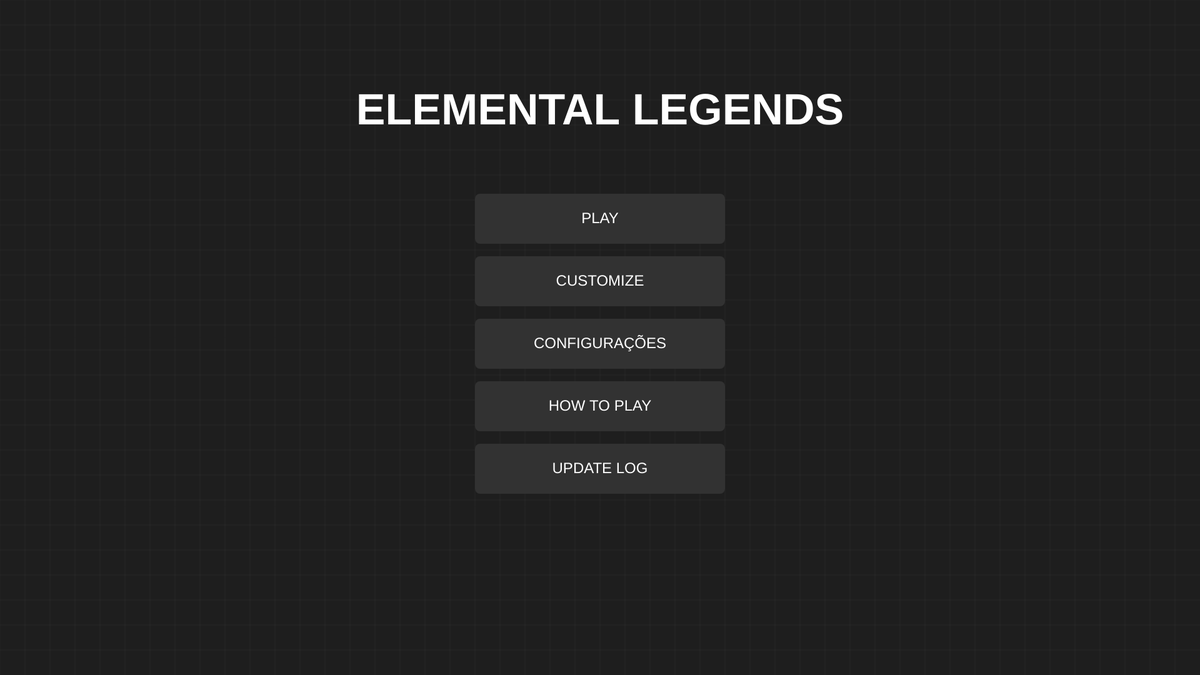
Frame 1 (no input)
Frame 60 (no input): identical to frame 1, image omitted
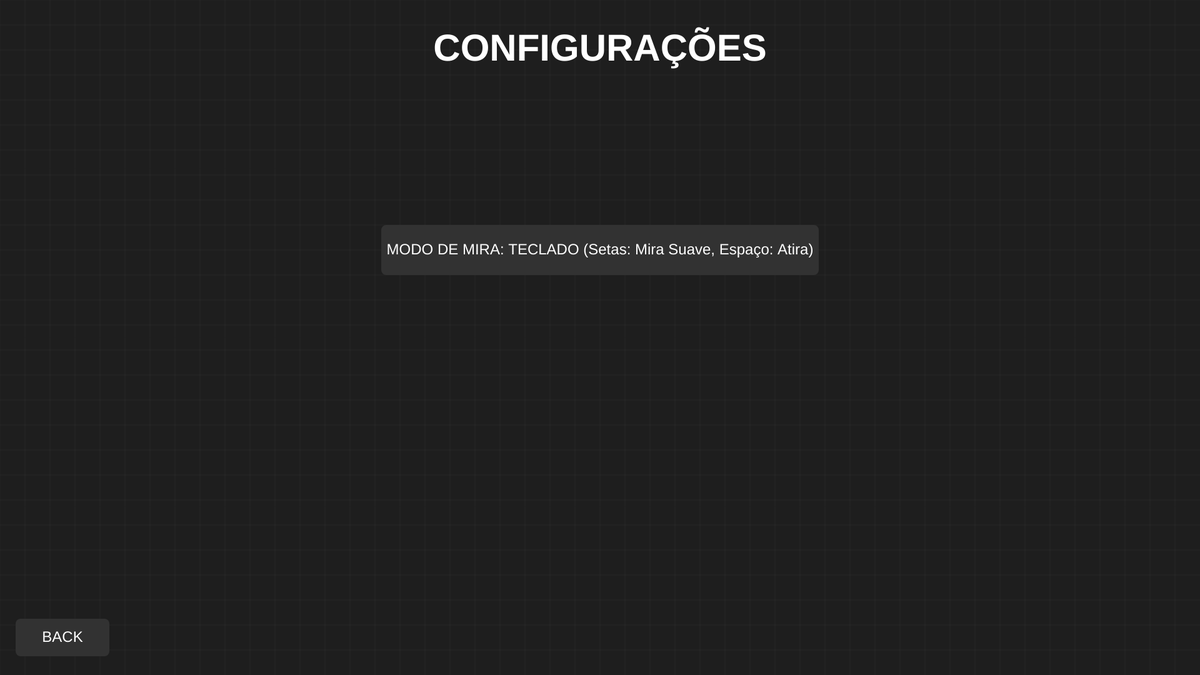
Frame 120 (the mouse pressed at the canvas centre since frame 60)

The p5.js sketch that drew these frames (run headless with seeded random() and noise() and a simulated clock; from frame 60 on, the mouse is pressed at the canvas centre):

// p5.js sketch
// ── sketch.js
/*
  ELEMENTAL LEGENDS: EVOLVED (Versão Final - Baby Auto-Aim)
  -------------------------------------
  - Resolução: 1920x1080.
  - 4 Modos de Mira: Keyboard, Isaac (4-lados), Mouse, Baby (Auto-Aim).
  - Vida inicial do inimigo ajustável na classe Enemy.
*/

// ==========================================
// 1. CONFIGURATION & GLOBALS
// ==========================================

const WORLD_W = 2500; 
const WORLD_H = 2000;

const STAT_CAP = 10;
const TYPE_CAP = 3;
const STAGE_TYPES = ["Fire", "Water", "Plant", "Light", "Dark"]; 

let gameState = "MENU"; 
let previousState = ""; 
let difficulty = "Medium";
let gameMode = "Campaign";
let maxStages = 20;

let cam;
let shakeAmount = 0;

let player;
let enemies = [];
let projectiles = [];
let powerups = [];
let particles = [];
let floatText = [];

let playerColor;
let playerType = ""; 
let playerRelic = "";
let inventory = { gold: 0 };

let currentStage = 1;
let enemiesToSpawn = 0;

let unlockedTypes = ["Fire", "Water", "Plant", "Light", "Dark", "Normal"]; 

// Modos de mira: "Keyboard", "Isaac", "Mouse", "Baby"
let aimMode = "Keyboard"; 

// ==========================================
// 2. SETUP & MAIN LOOP
// ==========================================

function setup() {
  createCanvas(1920, 1080);
  rectMode(CENTER);
  textAlign(CENTER, CENTER);
  noStroke();
  
  cam = createVector(0, 0);
  playerColor = color(0, 255, 255);
  player = new Player();
}

function draw() {
  updateShake();
  
  switch (gameState) {
    case "MENU": drawMenu(); break;
    case "HOW_TO": drawHowTo(); break;
    case "UPDATE_LOG": drawUpdateLog(); break;
    case "CUSTOMIZE": drawCustomize(); break;
    case "DIFFICULTY": drawDifficultySelect(); break;
    case "MODE": drawModeSelect(); break;
    case "SELECT_TYPE": drawTypeSelect(); break;
    case "SELECT_RELIC": drawRelicSelect(); break;
    case "CONFIGS": drawConfigs(); break; 
    case "GAME": runGameLogic(); break;
    case "LEVEL_UP": runGameLogic(true); drawLevelUpOverlay(); break;
    case "SHOP": drawShop(); break;
    case "GAME_OVER": drawGameOver(); break;
    case "VICTORY": drawVictory(); break;
  }
  
  handleCursor();
}

function handleCursor() {
  // O cursor só deve ser visível (Mouse) se o modo for Mouse OU se não estiver no GAME
  if (aimMode === "Mouse" || gameState !== "GAME") {
    cursor(ARROW); 
  } else {
    noCursor(); // Oculta o cursor durante o jogo nos modos de teclado
  }
}

// ==========================================
// 3. GAMEPLAY ENGINE (runGameLogic)
// ==========================================

function startGame() {
  currentStage = 1;
  inventory.gold = 0;
  
  player = new Player();
  player.color = playerColor;
  
  if (playerType === "Perfect") {
    player.levels.typeLvl = TYPE_CAP; 
  }
  
  if (playerRelic === "Life") {
    player.stats.maxHp += 2;
    player.hp = player.stats.maxHp;
    player.levels.maxHp = "RELIC"; 
  }
  if (playerRelic === "Death") {
    player.stats.critChance += 0.10;
  }
  
  if (playerType === "Plant") {
    player.upgradeStat("maxHp");
    player.hp = player.stats.maxHp;
  }
  
  startStage();
  gameState = "GAME";
}

function startStage() {
  enemies = [];
  projectiles = [];
  particles = [];
  powerups = [];
  
  player.pos = createVector(WORLD_W/2, WORLD_H/2);
  
  if (playerType === "Plant" && currentStage > 1) {
    let healAmt = 1;
    if (player.levels.typeLvl >= TYPE_CAP) {
      healAmt = floor(player.stats.maxHp / 4);
      if (healAmt < 1) healAmt = 1;
    }
    if (player.hp < player.stats.maxHp) {
      player.hp = min(player.hp + healAmt, player.stats.maxHp);
      createFloatText(`+${healAmt} HP`, width/2, height/2 - 100, color(50, 255, 50), true);
    }
  }
  
  for (let i = 0; i < 2; i++) powerups.push(new PowerUp());
  
  enemiesToSpawn = 5 + floor(currentStage * 1.5);
}

function runGameLogic(paused = false) {
  let targetX = player.pos.x - width/2;
  let targetY = player.pos.y - height/2;
  cam.x = lerp(cam.x, targetX, 0.1);
  cam.y = lerp(cam.y, targetY, 0.1);
  cam.x = constrain(cam.x, 0, WORLD_W - width);
  cam.y = constrain(cam.y, 0, WORLD_H - height);
  
  let sx = random(-shakeAmount, shakeAmount);
  let sy = random(-shakeAmount, shakeAmount);
  
  push();
  translate(-cam.x + sx, -cam.y + sy);
  
  drawWorldGrid();
  
  for (let i = powerups.length - 1; i >= 0; i--) {
    let p = powerups[i];
    p.show();
    if (!paused && p.checkCollision(player)) {
      powerups.splice(i, 1);
      previousState = "GAME";
      gameState = "LEVEL_UP";
    }
  }
  
  player.show();
  if (!paused) player.update();
  
  if (!paused && enemiesToSpawn > 0 && frameCount % 60 === 0) {
    spawnEnemy();
    enemiesToSpawn--;
  }
  
  for (let i = enemies.length - 1; i >= 0; i--) {
    let e = enemies[i];
    e.show();
    if (!paused) {
      e.update();
      if (e.checkCollision(player)) {
        player.takeDamage(1);
        e.pushBack(200);  
      }
    }
  }
  
  for (let i = projectiles.length - 1; i >= 0; i--) {
    let p = projectiles[i];
    p.show();
    if (!paused) {
      p.update();
      let wasHit = false;
      for (let j = enemies.length - 1; j >= 0; j--) {
        if (p.checkCollision(enemies[j])) {
          handleCombat(p, enemies[j]);
          projectiles.splice(i, 1);
          wasHit = true;
          break;
        }
      }
      if (!wasHit && p.toDelete) {
        projectiles.splice(i, 1);
      }
    }
  }
  
  for (let i = particles.length - 1; i >= 0; i--) {
    particles[i].show();
    if (!paused) particles[i].update();
    if (particles[i].life <= 0) particles.splice(i, 1);
  }
  
  for (let i = floatText.length - 1; i >= 0; i--) {
    if (!floatText[i].isUI) {
      floatText[i].show();
      if (!paused) floatText[i].update();
      if (floatText[i].life <= 0) floatText.splice(i, 1);
    }
  }
  
  if (!paused) drawAimIndicator(); 
  
  pop();
  
  drawHUD();
  for (let i = floatText.length - 1; i >= 0; i--) {
    if (floatText[i].isUI) {
      floatText[i].show();
      if (!paused) floatText[i].update();
      if (floatText[i].life <= 0) floatText.splice(i, 1);
    }
  }
  
  if (!paused) {
    if (enemies.length === 0 && enemiesToSpawn === 0 && powerups.length === 0) {
      completeStage();
    }
    if (player.hp <= 0) {
      gameState = "GAME_OVER";
    }
  }
}

// ==========================================
// 4. COMBAT & PASSIVES
// ==========================================

function handleCombat(proj, target) {
  let calc = calculateDamage(playerType, getCurrentStageType());
  
  let actualCritChance = player.stats.critChance;
  if (playerType === "Dark") {
    actualCritChance += (player.darkStacks * 0.05);
  }
  
  let isCrit = random() < actualCritChance;
  
  if (playerType === "Dark") {
    if (isCrit) player.darkStacks = min(player.darkStacks + 1, 10);
    else player.darkStacks = 0;
  }
  
  if (isCrit) {
    if (calc.modifier < 1.0) calc.modifier = 1.0;
    
    if (playerType === "Dark" && player.levels.typeLvl >= TYPE_CAP) {
      target.takeDamage(round(player.stats.damage * calc.modifier * player.stats.critDamage * 1.5), color(255, 0, 0));
      createExplosion(target.pos.x, target.pos.y, color(255, 0, 0), "CRIT"); 
      screenShake(10);
      return;
    }

    target.stun(60);
    screenShake(5);
  }
  
  let dmg = player.stats.damage * calc.modifier;
  if (isCrit) dmg *= player.stats.critDamage;
  
  let finalDmg = round(dmg); 
  
  let dmgColor = color(255); 
  if (isCrit) dmgColor = color(255, 0, 0); 
  
  target.takeDamage(finalDmg, dmgColor);
  
  if (!isCrit) {
    if (calc.modifier > 1.0) createExplosion(target.pos.x, target.pos.y, color(255, 200, 0), "ADV");
    else if (calc.modifier < 1.0) createExplosion(target.pos.x, target.pos.y, color(150), "DIS");
    else createExplosion(target.pos.x, target.pos.y, playerColor, "NORMAL");
  }

  if (playerType === "Perfect") return; 
  
  let evolved = player.levels.typeLvl >= TYPE_CAP;

  if (playerType === "Fire") {
    let burnDmg = 1 + (player.levels.damage * 2); 
    target.ignite(burnDmg);
    if (evolved) {
      for (let e of enemies) {
        if (e !== target && dist(e.pos.x, e.pos.y, target.pos.x, target.pos.y) < 150) {
          e.ignite(burnDmg);
        }
      }
    }
  }
  
  if (playerType === "Water") {
    let splashRad = evolved ? 180 : 60;
    createExplosion(target.pos.x, target.pos.y, color(100, 100, 255), "AOE");
    fill(100, 100, 255, 100);
    ellipse(target.pos.x, target.pos.y, splashRad * 2);
    for (let e of enemies) {
      if (e !== target && dist(e.pos.x, e.pos.y, target.pos.x, target.pos.y) < splashRad) {
        e.takeDamage(round(finalDmg * 0.5));
        createFloatText("Splash", e.pos.x, e.pos.y - 10, color(100, 200, 255));
      }
    }
  }

  if (playerType === "Light") {
    if (evolved) {
      for (let e of enemies) {
        if (dist(e.pos.x, e.pos.y, target.pos.x, target.pos.y) < 150) {
           e.pushBack(60);
        }
      }
      createExplosion(target.pos.x, target.pos.y, color(255, 255, 200), "AOE");
    } else {
      target.pushBack(200);
    }
  }

  if (playerType === "Plant" && evolved) {
    let poisonDmg = 1 + (player.levels.damage * 0.5);
    target.poison(poisonDmg);
  }
}

function calculateDamage(atk, def) {
  let m = 1.0;
  
  if (atk === "Perfect") return { modifier: 2.0 };
  if (atk === "Normal") return { modifier: 1.0 };
  
  if (atk === "Water" && (def === "Water" || def === "Fire")) m = 1.2;
  if (atk === "Fire" && (def === "Fire" || def === "Plant")) m = 1.2;
  if (atk === "Plant" && (def === "Plant" || def === "Water")) m = 1.2;
  if (atk === "Light" && (def === "Water" || def === "Fire" || def === "Plant")) m = 1.2;
  if (atk === "Dark" && (def === "Water" || def === "Fire" || def === "Plant")) m = 1.2;
  
  if (atk === "Water" && ["Plant", "Light", "Dark"].includes(def)) m = 0.8;
  if (atk === "Fire" && ["Water", "Light", "Dark"].includes(def)) m = 0.8;
  if (atk === "Plant" && ["Fire", "Light", "Dark"].includes(def)) m = 0.8;
  if (atk === "Light" && ["Light", "Dark"].includes(def)) m = 0.25;
  if (atk === "Dark" && ["Light", "Dark"].includes(def)) m = 0.25;
  
  return { modifier: m };
}

// ==========================================
// 5. CLASSES (Player.update e Enemy.constructor)
// ==========================================

class Player {
  constructor() {
    this.pos = createVector(WORLD_W/2, WORLD_H/2);
    this.size = 32;
    this.hp = 3;
    this.darkStacks = 0;
    
    this.stats = {
      maxHp: 3, damage: 5, speed: 4, range: 150,
      critChance: 0.05, critDamage: 1.5, atkSpeed: 1
    };
    
    this.levels = {
      maxHp: 0, damage: 0, speed: 0, range: 0, 
      critChance: 0, critDamage: 0, atkSpeed: 0, typeLvl: 0
    };
    
    this.cooldown = 0;
    this.invuln = 0;
    this.shootDir = createVector(0, -1); 
    this.isShooting = false; 
    this.mouseTarget = createVector(0, 0); 
  }
  
  update() {
    let move = createVector(0,0);
    if (keyIsDown(87)) move.y -= 1;  
    if (keyIsDown(83)) move.y += 1;  
    if (keyIsDown(65)) move.x -= 1;  
    if (keyIsDown(68)) move.x += 1;  
    
    if (move.mag() > 0) {
      move.normalize().mult(this.stats.speed);
      this.pos.add(move);
    }
    
    this.pos.x = constrain(this.pos.x, this.size, WORLD_W - this.size);
    this.pos.y = constrain(this.pos.y, this.size, WORLD_H - this.size);
    
    if (this.cooldown > 0) this.cooldown--;
    if (this.invuln > 0) this.invuln--;
    
    let fireRate = 60 / (1 + (this.stats.atkSpeed * 0.2));
    
    // --- LÓGICA DE MIRA E TIRO ---
    
    if (aimMode === "Keyboard" || aimMode === "Isaac" || aimMode === "Baby") {
      
      let aimX = 0;
      let aimY = 0;
      if (keyIsDown(LEFT_ARROW)) aimX -= 1;
      if (keyIsDown(RIGHT_ARROW)) aimX += 1;
      if (keyIsDown(UP_ARROW)) aimY -= 1;
      if (keyIsDown(DOWN_ARROW)) aimY += 1;
      
      let newDir = createVector(aimX, aimY);
      
      if (aimMode === "Keyboard") {
        
        // Modo 1: Mira com Setas, Atira com Espaço (Manual e Suave)
        if (newDir.mag() > 0) {
           let targetDir = newDir.normalize();
           this.shootDir.x = lerp(this.shootDir.x, targetDir.x, 0.2); 
           this.shootDir.y = lerp(this.shootDir.y, targetDir.y, 0.2);
           this.shootDir.normalize();
        }
        
        if (this.isShooting && this.cooldown <= 0) {
          this.shoot(this.shootDir.x, this.shootDir.y, fireRate);
        }
        
      } else if (aimMode === "Isaac") {
        
        // Modo 2: Mira e Atira Cardinalmente (The Binding of Isaac)
        if (newDir.mag() > 0 && this.cooldown <= 0) {
            let absX = abs(aimX);
            let absY = abs(aimY);
            let shootDirX = 0;
            let shootDirY = 0;

            if (absX >= absY && absX > 0) {
                shootDirX = aimX > 0 ? 1 : -1;
            } else if (absY > absX && absY > 0) {
                shootDirY = aimY > 0 ? 1 : -1;
            } else if (absX > 0) { 
              shootDirX = aimX;
              shootDirY = aimY;
            }

            if (shootDirX !== 0 || shootDirY !== 0) {
              this.shootDir.set(shootDirX, shootDirY);
              this.shoot(shootDirX, shootDirY, fireRate);
            }
        }
      } else if (aimMode === "Baby") {
        
        // Modo 4: Auto-Aim (Baby/Sentinel)
        if (this.cooldown <= 0) {
            let closestEnemy = null;
            let minDist = Infinity;
            
            for (let e of enemies) {
                let d = dist(this.pos.x, this.pos.y, e.pos.x, e.pos.y);
                if (d < minDist) {
                    minDist = d;
                    closestEnemy = e;
                }
            }
            
            if (closestEnemy) {
                let dirToEnemy = p5.Vector.sub(closestEnemy.pos, this.pos).normalize();
                this.shootDir = dirToEnemy; 
                this.shoot(dirToEnemy.x, dirToEnemy.y, fireRate);
            }
        }
      }
      
    } else { // aimMode === "Mouse"
      
      // Modo 3: Mira e Atira com Mouse (Mouse)
      let mouseX_world = mouseX + cam.x;
      let mouseY_world = mouseY + cam.y;
      
      this.mouseTarget.set(mouseX_world, mouseY_world);
      
      let dirToMouse = p5.Vector.sub(this.mouseTarget, this.pos).normalize();
      this.shootDir = dirToMouse;
      
      if (mouseIsPressed && mouseButton === LEFT && this.cooldown <= 0) {
        this.shoot(this.shootDir.x, this.shootDir.y, fireRate);
      }
    }
  }
  
  shoot(dx, dy, delay) {
    projectiles.push(new Projectile(this.pos.x, this.pos.y, dx, dy, this.stats.range));
    this.cooldown = delay;
  }
  
  show() {
    push();
    translate(this.pos.x, this.pos.y);
    fill(0, 100); ellipse(0, 18, 32, 12);
    
    if (this.invuln > 0 && frameCount % 6 < 3) fill(255);
    else fill(playerColor);
    
    rect(0, 0, this.size, this.size, 6);
    
    if (this.levels.typeLvl >= TYPE_CAP) {
      noFill(); stroke(255); strokeWeight(2);
      rect(0, 0, this.size+8, this.size+8, 4);
    }
    pop();
  }
  
  takeDamage(amt) {
    if (this.invuln > 0) return;
    this.hp -= amt;
    
    if (playerType === "Light") {
      let dur = (this.levels.typeLvl >= TYPE_CAP) ? 600 : 300;
      this.invuln = dur;
      createFloatText("SHIELD!", this.pos.x, this.pos.y - 40, color(255, 255, 200));
    } else {
      this.invuln = 90;
    }
    
    createFloatText("-" + amt, this.pos.x, this.pos.y - 30, color(255, 100, 100));
    screenShake(5);
    if (this.hp <= 0) gameState = "GAME_OVER";
  }
  
  upgradeStat(statKey) {
    if (statKey !== "maxHp" && this.levels[statKey] === STAT_CAP && statKey !== "typeLvl") return false;
    if (this.levels[statKey] === TYPE_CAP && statKey === "typeLvl") return false;
    
    this.levels[statKey]++;
    
    if (statKey === "maxHp") { this.stats.maxHp++; this.hp++; }
    else if (statKey === "damage") this.stats.damage += 2;
    else if (statKey === "speed") this.stats.speed += 0.5;
    else if (statKey === "range") this.stats.range += 30;
    else if (statKey === "critChance") this.stats.critChance = min(0.9, this.stats.critChance + 0.05);
    else if (statKey === "critDamage") this.stats.critDamage += 0.25;
    else if (statKey === "atkSpeed") this.stats.atkSpeed += 0.5;
    
    return true;
  }
}

class Enemy {
  constructor(x, y, type) {
    this.pos = createVector(x, y);
    this.size = 24;
    this.type = type;
    this.color = getTypeColor(type);
    
    // 🎯 LOCAL PARA ALTERAR A VIDA INICIAL DOS INIMIGOS
    // '2' é o HP base, que é escalado com o stage (currentStage * 0.5).
    this.maxHp = 10 + floor(currentStage * 1.5); 
    
    this.hp = this.maxHp;
    this.speed = 1.5 + (currentStage * 0.05);
    this.isStunned = 0;
    this.isBurning = 0;
    this.isPoisoned = 0;
    this.burnDmg = 0;
    this.poisonDmg = 0;
    this.pushVec = createVector(0, 0);
  }
  
  update() {
    if (this.pushVec.mag() > 0.5) {
      this.pos.add(this.pushVec);
      this.pushVec.mult(0.9);
      return;
    } else {
      this.pushVec = createVector(0, 0);
    }
    
    if (this.isStunned > 0) {
      this.isStunned--;
      return;
    }
  
    if (this.isBurning > 0) {
      this.isBurning--;
      if (frameCount % 30 === 0) this.takeDamage(this.burnDmg, color(255, 150, 0));
    }
    if (this.isPoisoned > 0) {
      this.isPoisoned--;
      if (frameCount % 60 === 0) this.takeDamage(this.poisonDmg, color(100, 255, 100));
    }
    
    let dir = p5.Vector.sub(player.pos, this.pos);
    dir.setMag(this.speed);
    this.pos.add(dir);
  
    this.pos.x = constrain(this.pos.x, this.size, WORLD_W - this.size);
    this.pos.y = constrain(this.pos.y, this.size, WORLD_H - this.size);
  }
  
  show() {
    push();
    translate(this.pos.x, this.pos.y);
    fill(this.color);
    rect(0, 0, this.size, this.size, 4);
    
    if (this.isStunned > 0 && frameCount % 10 < 5) fill(255, 255, 0); 
    else if (this.isBurning > 0) fill(255, 100, 0);
    else if (this.isPoisoned > 0) fill(50, 200, 50);
    else fill(255);
    ellipse(0, -this.size/2 - 2, 4);
    
    let hpW = (this.hp / this.maxHp) * this.size;
    fill(100); rect(0, this.size/2 + 5, this.size, 4);
    fill(255, 0, 0); rect(-this.size/2 + hpW/2, this.size/2 + 5, hpW, 4);
    
    pop();
  }
  
  takeDamage(amt, txtColor = color(255)) { 
    this.hp -= amt;
    createFloatText("-" + amt, this.pos.x, this.pos.y - 10, txtColor);
    
    if (this.hp <= 0) {
      let index = enemies.indexOf(this);
      if (index > -1) enemies.splice(index, 1);
    }
  }
  
  checkCollision(target) {
    return dist(this.pos.x, this.pos.y, target.pos.x, target.pos.y) < (this.size + target.size) / 2;
  }
  
  stun(duration) {
    this.isStunned = duration;
  }
  
  ignite(dmg) {
    this.isBurning = 180; 
    this.burnDmg = dmg;
  }
  
  poison(dmg) {
    this.isPoisoned = 300; 
    this.poisonDmg = dmg;
  }
  
  pushBack(strength) {
    let dir = p5.Vector.sub(this.pos, player.pos);
    dir.normalize().mult(strength / 100); 
    this.pushVec.add(dir);
  }
}

class Projectile {
  constructor(x, y, dx, dy, range) {
    this.pos = createVector(x, y);
    this.dir = createVector(dx, dy).normalize();
    this.speed = 8;
    this.start = createVector(x, y);
    this.range = range;
    this.toDelete = false;
    this.color = playerColor;
  }
  
  update() {
    this.pos.add(this.dir.copy().mult(this.speed));
    if (dist(this.pos.x, this.pos.y, this.start.x, this.start.y) > this.range) {
      this.toDelete = true;
    }
  }
  
  show() {
    fill(this.color);
    ellipse(this.pos.x, this.pos.y, 10, 10);
  }
  
  checkCollision(target) {
    return dist(this.pos.x, this.pos.y, target.pos.x, target.pos.y) < 15;
  }
}

class PowerUp {
  constructor() {
    this.pos = createVector(random(50, WORLD_W - 50), random(50, WORLD_H - 50));
    this.size = 20;
    this.angle = 0;
  }
  
  show() {
    this.angle += 0.05;
    push();
    translate(this.pos.x, this.pos.y);
    rotate(this.angle);
    fill(50, 255, 50); 
    noStroke();
    triangle(0, -this.size, this.size, this.size, -this.size, this.size);
    pop();
  }
  
  checkCollision(target) {
    return dist(this.pos.x, this.pos.y, target.pos.x, target.pos.y) < this.size;
  }
}

class FloatText {
  constructor(txt, x, y, clr, isUI = false) {
    this.txt = txt;
    this.pos = createVector(x, y);
    this.clr = clr;
    this.life = 120; 
    this.speed = isUI ? 0.5 : -0.5;
    this.isUI = isUI; 
    this.size = 20;
    if (txt.includes("-")) this.size = 18;
    if (txt.includes("CRIT")) this.size = 28;
  }
  
  update() {
    this.pos.y += this.speed;
    this.life--;
    this.size = lerp(this.size, 10, 0.01);
  }
  
  show() {
    fill(this.clr, map(this.life, 0, 120, 0, 255));
    textSize(this.size);
    text(this.txt, this.pos.x, this.pos.y);
  }
}

class Particle {
  constructor(x, y, clr) {
    this.pos = createVector(x, y);
    this.vel = p5.Vector.random2D().mult(random(1, 4));
    this.clr = clr;
    this.life = random(30, 60);
    this.size = random(3, 8);
  }
  
  update() {
    this.pos.add(this.vel);
    this.life--;
    this.vel.mult(0.9);
  }
  
  show() {
    fill(this.clr, map(this.life, 0, 60, 0, 255));
    ellipse(this.pos.x, this.pos.y, this.size);
  }
}

// ==========================================
// 6. UI & MENUS 
// ==========================================

function drawMenu() {
  drawMenuBg();
  fill(255); textSize(70); textStyle(BOLD);
  text("ELEMENTAL LEGENDS", width/2, 180);
  textStyle(NORMAL);
  
  let y = 350;
  drawBtn("PLAY", width/2, y, 400, 80, () => gameState = "DIFFICULTY");
  drawBtn("CUSTOMIZE", width/2, y+100, 400, 80, () => gameState = "CUSTOMIZE");
  drawBtn("CONFIGURAÇÕES", width/2, y+200, 400, 80, () => gameState = "CONFIGS");
  drawBtn("HOW TO PLAY", width/2, y+300, 400, 80, () => gameState = "HOW_TO");
  drawBtn("UPDATE LOG", width/2, y+400, 400, 80, () => gameState = "UPDATE_LOG"); 
}

function drawConfigs() {
  drawMenuBg(); drawTitle("CONFIGURAÇÕES");
  
  let modeText = "";
  if (aimMode === "Keyboard") modeText = "TECLADO (Setas: Mira Suave, Espaço: Atira)";
  else if (aimMode === "Isaac") modeText = "ISAAC (Setas: Mira e Atira | 4 Lados)";
  else if (aimMode === "Mouse") modeText = "MOUSE (Mira: Mouse, Atira: Clique Esquerdo)";
  else if (aimMode === "Baby") modeText = "BABY (Auto-Aim: Mira e Atira no inimigo mais próximo)";
  
  drawBtn(`MODO DE MIRA: ${modeText}`, width/2, 400, 700, 80, () => {
    if (aimMode === "Keyboard") aimMode = "Isaac";
    else if (aimMode === "Isaac") aimMode = "Mouse";
    else if (aimMode === "Mouse") aimMode = "Baby";
    else if (aimMode === "Baby") aimMode = "Keyboard";
  });
  
  drawBack("MENU");
}

function drawDifficultySelect() {
  drawMenuBg(); drawTitle("DIFFICULTY");
  drawBtn("EASY (10 Stages)", width/2, 350, 500, 80, () => { difficulty="Easy"; maxStages=10; gameState="MODE"; });
  drawBtn("MEDIUM (20 Stages)", width/2, 450, 500, 80, () => { difficulty="Medium"; maxStages=20; gameState="MODE"; });
  drawBtn("HARD (30 Stages)", width/2, 550, 500, 80, () => { difficulty="Hard"; maxStages=30; gameState="MODE"; });
  drawBack("MENU");
}

function drawModeSelect() {
  drawMenuBg(); drawTitle("GAME MODE");
  drawBtn("CAMPAIGN\n(Reach end)", width/2, 400, 500, 100, () => { gameMode="Campaign"; gameState="SELECT_TYPE"; });
  drawBtn("ENDLESS\n(Survival)", width/2, 550, 500, 100, () => { gameMode="Endless"; gameState="SELECT_TYPE"; });
  drawBack("DIFFICULTY");
}

function drawTypeSelect() {
  drawMenuBg(); drawTitle("CHOOSE CLASS");
  let types = unlockedTypes; 
  let y = 180;
  
  for (let t of types) {
    let desc = "";
    if (t==="Fire") desc = "(Burn)";
    if (t==="Water") desc = "(AoE)";
    if (t==="Plant") desc = "(Regen)";
    if (t==="Light") desc = "(Shield)";
    if (t==="Dark") desc = "(Crit)";
    if (t==="Normal") desc = "(Neutral)";
    if (t==="Perfect") desc = "(+25% Dano Universal)";
    
    drawBtn(`${t} ${desc}`, width/2, y, 600, 55, () => { 
      playerType = t; 
      if (t === "Perfect") {
        playerRelic = "None"; 
        startGame();
      } else {
        gameState = "SELECT_RELIC"; 
      }
    }, getTypeColor(t), color(0));
    y += 70;
  }
  drawBack("MODE");
}

function drawRelicSelect() {
  drawMenuBg(); drawTitle("CHOOSE RELIC");
  drawBtn("RELIC OF LIFE\n(+2 Max HP)", width/2, 350, 500, 80, () => { playerRelic="Life"; startGame(); });
  drawBtn("RELIC OF DEATH\n(+10% Crit Chance)", width/2, 450, 500, 80, () => { playerRelic="Death"; startGame(); });
  drawBtn("RELIC OF GREED\n(2x Gold)", width/2, 550, 500, 80, () => { playerRelic="Greed"; startGame(); });
  drawBack("SELECT_TYPE");
}

function drawCustomize() {
  drawMenuBg(); drawTitle("COLOR");
  let colors = [
    color(0,255,255), color(255,0,0), color(0,255,0), 
    color(255,255,0), color(255,0,255), color(255),
    color(255,100,0), color(150,0,255), color(0), color(150), 
    color(0,0,255), color(50,100,0), color(70,35,0), color(255,150,255)
  ];
  
  let startX = width/2 - (7 * 100) + 50; 
  
  for(let i=0; i<colors.length; i++) {
    let x = startX + (i*100);
    fill(colors[i]);
    if (dist(mouseX, mouseY, x, height/2) < 30) {
      stroke(255); strokeWeight(3);
      if (mouseIsPressed) { playerColor = colors[i]; player.color = playerColor; }
    } else noStroke();
    ellipse(x, height/2, 60);
  }
  player.pos.set(width/2, 650); player.show();
  drawBack("MENU");
}

function drawShop() {
  background(30, 20, 20); drawTitle("MERCHANT");
  fill(255, 215, 0); textSize(24); textAlign(CENTER, CENTER); 
  text(`GOLD: ${inventory.gold}`, width/2, 140);
  
  let healCost = 2;
  let canHeal = inventory.gold >= healCost && player.hp < player.stats.maxHp;
  drawBtn(`FULL HEAL\n${healCost} Gold`, width/2 - 200, 400, 300, 150, () => {
    if (canHeal) { inventory.gold -= healCost; player.hp = player.stats.maxHp; }
  }, canHeal ? color(50, 150, 50) : color(100));
  
  let upCost = 1;
  let canUp = inventory.gold >= upCost;
  drawBtn(`UPGRADE\n${upCost} Gold`, width/2 + 200, 400, 300, 150, () => {
    if (canUp) { inventory.gold -= upCost; previousState = "SHOP"; gameState = "LEVEL_UP"; }
  }, canUp ? color(50, 100, 200) : color(100));
  
  drawBtn("NEXT STAGE", width/2, 700, 300, 80, () => { startStage(); gameState = "GAME"; });
}

function drawLevelUpOverlay() {
  fill(0, 0, 0, 220); rect(width/2, height/2, width, height);
  fill(255); textSize(50); text("LEVEL UP!", width/2, 100);
  textSize(24); text("Select Upgrade", width/2, 150);
  
  let stats = [
    {k:"maxHp", n:"Max HP"}, {k:"damage", n:"Damage"}, 
    {k:"speed", n:"Speed"}, {k:"range", n:"Range"},
    {k:"atkSpeed", n:"Atk Spd"}, {k:"critChance", n:"Crit %"},
    {k:"critDamage", n:"Crit Dmg"}, {k:"typeLvl", n:"Type"}
  ];
  
  let startY = 250;
  for(let i=0; i<stats.length; i++) {
    let s = stats[i];
    
    if (s.k === "typeLvl" && (playerType === "Normal" || playerType === "Perfect")) continue;

    let lvl = player.levels[s.k];
    let limit = (s.k === "typeLvl") ? TYPE_CAP : STAT_CAP;
    let isMax = lvl >= limit;
    
    if (s.k === "maxHp") isMax = false;

    let txt = isMax ? `${s.n} (MAX)` : `${s.n} ${lvl}`;
    if (s.k === "typeLvl" && lvl >= TYPE_CAP) txt = `${s.n} (EVOLVED)`;
    
    let col = (i % 2); 
    let row = floor(i / 2);
    let x = (col === 0) ? width/2 - 200 : width/2 + 200;
    let y = startY + row * 100;
    
    if (isMax) {
      fill(80); rect(x, y, 350, 80, 8); fill(150); textSize(20); text(txt, x, y);
    } else {
      drawBtn(txt, x, y, 350, 80, () => {
        player.upgradeStat(s.k);
        gameState = (previousState === "SHOP") ? "SHOP" : "GAME";
      });
    }
  }
}

function drawHUD() {
  fill(0, 150); rect(width/2, 40, width, 80);
  fill(255); textSize(24); textAlign(LEFT, CENTER);
  text(`HP: ${player.hp} / ${player.stats.maxHp}`, 40, 40);
  text(`GOLD: ${inventory.gold}`, 250, 40);
  textAlign(CENTER, CENTER);
  text(`STAGE ${currentStage}`, width/2, 30);
  fill(getTypeColor(getCurrentStageType())); textSize(18);
  text(`BIOME: ${getCurrentStageType()}`, width/2, 60);
  textAlign(RIGHT, CENTER); fill(255); textSize(20);
  text(gameMode, width-40, 30);
  textSize(16);
  text(`${playerType} (T${player.levels.typeLvl})`, width-40, 60);
}

function drawGameOver() {
  fill(0, 200); rect(width/2, height/2, width, height);
  textAlign(CENTER, CENTER); textStyle(BOLD); 
  fill(255, 50, 50); textSize(100); text("DEFEAT", width/2, height/2 - 100);
  textStyle(NORMAL); 
  fill(255); textSize(40); text(`Stage: ${currentStage}`, width/2, height/2 + 20);
  drawBtn("MENU", width/2, height/2 + 150, 300, 80, () => gameState = "MENU");
}

function drawVictory() {
  background(20, 50, 20); 
  textAlign(CENTER, CENTER); textStyle(BOLD); 
  fill(50, 255, 50); textSize(100); text("VICTORY", width/2, height/2 - 100);
  textStyle(NORMAL);
  
  if (gameMode === "Campaign" && !unlockedTypes.includes("Perfect")) {
    unlockedTypes.push("Perfect");
    createFloatText("TIPO PERFECT DESBLOQUEADO!", width/2, height/2 + 20, color(128, 0, 0), true);
  }
  
  drawBtn("MENU", width/2, height/2 + 150, 300, 80, () => gameState = "MENU");
}

function drawHowTo() {
  drawMenuBg(); drawTitle("INSTRUCTIONS");
  textAlign(LEFT, TOP); fill(200); textSize(24);
  
  let controls;
  if (aimMode === "Keyboard") controls = "WASD (Move), ARROWS (Aim), SPACEBAR (Shoot).";
  else if (aimMode === "Isaac") controls = "WASD (Move), ARROWS (Aim and Shoot automatically, 4-way only).";
  else if (aimMode === "Baby") controls = "WASD (Move), AUTO-AIM (Mira e atira no inimigo mais próximo).";
  else controls = "WASD (Move), MOUSE (Aim), LEFT CLICK (Shoot).";
    
  let txt = 
`${controls}

PASSIVES (Evolve at Type Lv3):
- Fire: Burn (Evolved: Spreads).
- Water: AoE (Evolved: 3x Size).
- Plant: Regen (Evolved: Poison + Heal 1/4 HP).
- Light: Shield (Evolved: 10s + AoE Push).
- Dark: Crit Stack (Evolved: Insta-Kill).
- Normal: No passive, no advantages.
- Perfect: +25% Universal Damage (No Passive).

MECHANICS:
- Water>Fire>Plant>Water.
- Light/Dark beat others.
- Perfect beat Any one`;
  
  text(txt, width/2 - 300, 250);
  textAlign(CENTER, CENTER);
  drawBack("MENU");
}

function drawUpdateLog() {
  drawMenuBg(); drawTitle("UPDATE LOG");
  textAlign(LEFT, TOP); fill(200); textSize(24);
  let txt = 
`

Update 0.3.0 BETA / Combat Aim

// Balancing
- BURN adjustment: 20% > 50% damage
- The evolved BURN's hitbox is larger.

// Added
-3 new aiming modes:
- Isaac: old classic style
- Keyboard: arrow keys and space bar
- Mouse: aim with the mouse and shoot with the left mouse button
- Baby: Auto-aim

- New "configurações" added to the main menu
- New "update log" added to the main menu

- 8 new Colors on Custom


`;
  
  text(txt, width/2 - 300, 250);
  textAlign(CENTER, CENTER);
  drawBack("MENU");
}

function drawMenuBg() {
  background(30); stroke(255, 10);
  for(let i=0; i<width; i+=40) line(i,0,i,height);
  for(let i=0; i<height; i+=40) line(0,i,width,i);
  noStroke();
  textAlign(CENTER, CENTER); 
  textStyle(NORMAL); 
}

function drawBtn(txt, x, y, w, h, callback, clr = color(50, 50, 50), txtClr = color(255)) {
  push();
  let over = mouseX > x - w/2 && mouseX < x + w/2 && mouseY > y - h/2 && mouseY < y + h/2;
  
  if (over) {
    clr = lerpColor(clr, color(150, 150, 150), 0.5);
    if (mouseIsPressed && mouseButton === LEFT) clr = color(0, 0, 0);
    if (mouseIsPressed && mouseButton === LEFT && !btnClicked) {
      callback();
      btnClicked = true;
    }
  }
  
  fill(clr);
  rect(x, y, w, h, 8);
  fill(txtClr); 
  textSize(24);
  text(txt, x, y);
  pop();
}

function drawTitle(txt) {
  fill(255);
  textSize(60);
  textStyle(BOLD);
  text(txt, width/2, 80);
  textStyle(NORMAL);
}

function drawBack(targetState) {
  drawBtn("BACK", 100, height - 60, 150, 60, () => gameState = targetState);
}

// ==========================================
// 7. AUXILIARY FUNCTIONS 
// ==========================================

function drawAimIndicator() {
  // Desativa o indicador de mira nos modos Isaac e Baby
  if (aimMode === "Isaac" || aimMode === "Baby") return; 
  
  let dir;
  
  if (aimMode === "Mouse") {
    // Modo Mouse: Calcula a direção do jogador para o cursor em tempo real
    let mouseX_world = mouseX + cam.x;
    let mouseY_world = mouseY + cam.y;
    dir = p5.Vector.sub(createVector(mouseX_world, mouseY_world), player.pos).normalize();
  } else {
    // Usa a direção suave (Keyboard)
    dir = player.shootDir; 
  }
  
  let angle = dir.heading();
  let orbitRadius = 40; 
  
  let aimX = player.pos.x + orbitRadius * cos(angle);
  let aimY = player.pos.y + orbitRadius * sin(angle);

  push();
  translate(aimX, aimY);
  rotate(angle); 
  
  // Desenho da Mira
  noFill(); stroke(255, 200); strokeWeight(2);
  let crossSize = 10;
  
  fill(255, 50); ellipse(0, 0, 10, 10);
  
  line(5, 0, 5 + crossSize, 0); 
  line(-crossSize/2, 0, crossSize/2, 0); 
  line(0, -crossSize/2, 0, crossSize/2); 
  
  pop();
}

function getCurrentStageType() {
  return STAGE_TYPES[(currentStage - 1) % STAGE_TYPES.length];
}

function spawnEnemy() {
  let type = getCurrentStageType();
  let angle = random(TWO_PI);
  let r = random(width/2 + 50, width/2 + 100);
  let x = player.pos.x + r * cos(angle);
  let y = player.pos.y + r * sin(angle);
  enemies.push(new Enemy(x, y, type));
}

function drawWorldGrid() {
  let stageType = getCurrentStageType();
  let c = getTypeColor(stageType);
  background(red(c)*0.2, green(c)*0.2, blue(c)*0.2);
  
  stroke(red(c)*0.5, green(c)*0.5, blue(c)*0.5, 100);
  for(let x=0; x<WORLD_W; x+=40) line(x, 0, x, WORLD_H);
  for(let y=0; y<WORLD_H; y+=40) line(0, y, WORLD_W, y);
  noStroke();
}

function createFloatText(txt, x, y, clr, isUI = false) {
  floatText.push(new FloatText(txt, x, y, clr, isUI));
}

function createExplosion(x, y, clr, type) {
  let count = (type === "CRIT") ? 20 : 10;
  for (let i = 0; i < count; i++) {
    particles.push(new Particle(x, y, clr));
  }
}

function screenShake(intensity) {
  shakeAmount = intensity;
}

function updateShake() {
  shakeAmount = lerp(shakeAmount, 0, 0.2);
  if (shakeAmount < 0.5) shakeAmount = 0;
}

function completeStage() {
  currentStage++;
  let goldReward = 1; 
  if (playerRelic === "Greed") {
    goldReward += 1; 
  }
  inventory.gold += goldReward;
  
  createFloatText(`+${goldReward} GOLD`, width/2, 120, color(255, 215, 0), true);
  
  if (gameMode === "Campaign" && currentStage > maxStages) {
    gameState = "VICTORY";
  } else if ((currentStage - 1) % 5 === 0) {
    gameState = "SHOP"; 
  } else {
    startStage();
  }
}

function getTypeColor(t) {
  if (t==="Fire") return color(255, 80, 80);
  if (t==="Water") return color(80, 80, 255);
  if (t==="Plant") return color(80, 255, 80);
  if (t==="Light") return color(255, 255, 0);
  if (t==="Dark") return color(160, 50, 255);
  if (t==="Normal") return color(220);
  if (t==="Perfect") return color(128, 0, 0); 
  return color(200);
}

// ==========================================
// 8. MOUSE & KEY EVENT HANDLERS
// ==========================================

let btnClicked = false;
function mousePressed() {
  btnClicked = false;
  
  // Ativa o isShooting APENAS para o modo Keyboard, para que o tiro continue enquanto Espaço estiver pressionado.
  if (gameState === "GAME" && aimMode === "Keyboard" && keyCode === 32) { // 32 = SPACEBAR
    player.isShooting = true;
  }
}

function mouseReleased() {
  btnClicked = false;
  
  if (aimMode === "Keyboard") {
    player.isShooting = false;
  }
}

function keyPressed() {
  // Ativa o disparo ao pressionar a barra de espaço (APENAS modo Keyboard)
  if (gameState === "GAME" && aimMode === "Keyboard" && keyCode === 32) { 
    player.isShooting = true;
  }
}

function keyReleased() {
  // Para de disparar ao soltar a barra de espaço (APENAS modo Keyboard)
  if (aimMode === "Keyboard" && keyCode === 32) {
    player.isShooting = false;
  }
}
